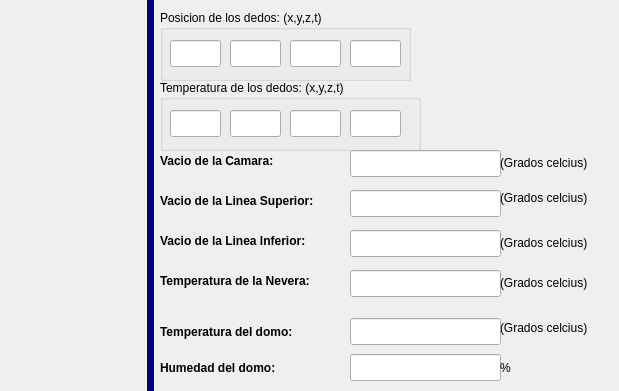
<?xml version="1.0" encoding="UTF-8"?>
<ui version="4.0">
 <class>Asistente</class>
 <widget class="QWidget" name="Asistente">
  <property name="geometry">
   <rect>
    <x>0</x>
    <y>0</y>
    <width>619</width>
    <height>391</height>
   </rect>
  </property>
  <property name="windowTitle">
   <string>Form</string>
  </property>
  <widget class="QLabel" name="label">
   <property name="geometry">
    <rect>
     <x>0</x>
     <y>60</y>
     <width>131</width>
     <height>261</height>
    </rect>
   </property>
   <property name="text">
    <string/>
   </property>
   <property name="pixmap">
    <pixmap resource="../resource.qrc">:/images/asistente.png</pixmap>
   </property>
  </widget>
  <widget class="Line" name="line">
   <property name="geometry">
    <rect>
     <x>140</x>
     <y>0</y>
     <width>20</width>
     <height>391</height>
    </rect>
   </property>
   <property name="styleSheet">
    <string notr="true">color: rgb(0, 0, 127);</string>
   </property>
   <property name="frameShadow">
    <enum>QFrame::Plain</enum>
   </property>
   <property name="lineWidth">
    <number>7</number>
   </property>
   <property name="orientation">
    <enum>Qt::Vertical</enum>
   </property>
  </widget>
  <widget class="QGroupBox" name="groupBox">
   <property name="geometry">
    <rect>
     <x>160</x>
     <y>10</y>
     <width>251</width>
     <height>71</height>
    </rect>
   </property>
   <property name="title">
    <string>Posicion de los dedos: (x,y,z,t)</string>
   </property>
   <widget class="QLineEdit" name="posicionDedosXLineEdit">
    <property name="geometry">
     <rect>
      <x>10</x>
      <y>30</y>
      <width>51</width>
      <height>27</height>
     </rect>
    </property>
   </widget>
   <widget class="QLineEdit" name="posicionDedosTLineEdit">
    <property name="geometry">
     <rect>
      <x>190</x>
      <y>30</y>
      <width>51</width>
      <height>27</height>
     </rect>
    </property>
   </widget>
   <widget class="QLineEdit" name="posicionDedosZLineEdit">
    <property name="geometry">
     <rect>
      <x>130</x>
      <y>30</y>
      <width>51</width>
      <height>27</height>
     </rect>
    </property>
   </widget>
   <widget class="QLineEdit" name="posicionDedosYLineEdit">
    <property name="geometry">
     <rect>
      <x>70</x>
      <y>30</y>
      <width>51</width>
      <height>27</height>
     </rect>
    </property>
   </widget>
  </widget>
  <widget class="QGroupBox" name="groupBox_2">
   <property name="geometry">
    <rect>
     <x>160</x>
     <y>80</y>
     <width>261</width>
     <height>71</height>
    </rect>
   </property>
   <property name="title">
    <string>Temperatura de los dedos: (x,y,z,t)</string>
   </property>
   <widget class="QLineEdit" name="temperaturaDedosXLineEdit">
    <property name="geometry">
     <rect>
      <x>10</x>
      <y>30</y>
      <width>51</width>
      <height>27</height>
     </rect>
    </property>
   </widget>
   <widget class="QLineEdit" name="temperaturaDedosTLineEdit">
    <property name="geometry">
     <rect>
      <x>190</x>
      <y>30</y>
      <width>51</width>
      <height>27</height>
     </rect>
    </property>
   </widget>
   <widget class="QLineEdit" name="temperaturaDedosYLineEdit">
    <property name="geometry">
     <rect>
      <x>70</x>
      <y>30</y>
      <width>51</width>
      <height>27</height>
     </rect>
    </property>
   </widget>
   <widget class="QLineEdit" name="temperaturaDedosZLineEdit">
    <property name="geometry">
     <rect>
      <x>130</x>
      <y>30</y>
      <width>51</width>
      <height>27</height>
     </rect>
    </property>
   </widget>
  </widget>
  <widget class="QLineEdit" name="vacioLineaSuperiorLineEdit">
   <property name="geometry">
    <rect>
     <x>350</x>
     <y>190</y>
     <width>151</width>
     <height>27</height>
    </rect>
   </property>
  </widget>
  <widget class="QLineEdit" name="vacioLineaInferiorLineEdit">
   <property name="geometry">
    <rect>
     <x>350</x>
     <y>230</y>
     <width>151</width>
     <height>27</height>
    </rect>
   </property>
  </widget>
  <widget class="QLabel" name="vacioCamaralabel">
   <property name="geometry">
    <rect>
     <x>160</x>
     <y>150</y>
     <width>151</width>
     <height>21</height>
    </rect>
   </property>
   <property name="font">
    <font>
     <weight>75</weight>
     <bold>true</bold>
    </font>
   </property>
   <property name="text">
    <string>Vacio de la Camara:</string>
   </property>
  </widget>
  <widget class="QLabel" name="vacioLineaInflabel">
   <property name="geometry">
    <rect>
     <x>160</x>
     <y>230</y>
     <width>181</width>
     <height>21</height>
    </rect>
   </property>
   <property name="font">
    <font>
     <weight>75</weight>
     <bold>true</bold>
    </font>
   </property>
   <property name="text">
    <string>Vacio de la Linea Inferior:</string>
   </property>
  </widget>
  <widget class="QLineEdit" name="vacioCamaralineEdit">
   <property name="geometry">
    <rect>
     <x>350</x>
     <y>150</y>
     <width>151</width>
     <height>27</height>
    </rect>
   </property>
  </widget>
  <widget class="QLabel" name="vacioLineaSuplabel">
   <property name="geometry">
    <rect>
     <x>160</x>
     <y>190</y>
     <width>201</width>
     <height>21</height>
    </rect>
   </property>
   <property name="font">
    <font>
     <weight>75</weight>
     <bold>true</bold>
    </font>
   </property>
   <property name="text">
    <string>Vacio de la Linea Superior:</string>
   </property>
  </widget>
  <widget class="QLineEdit" name="temperaturaNeveraLineEdit">
   <property name="geometry">
    <rect>
     <x>350</x>
     <y>270</y>
     <width>151</width>
     <height>27</height>
    </rect>
   </property>
   <property name="text">
    <string/>
   </property>
  </widget>
  <widget class="QLabel" name="tempNeveralabel">
   <property name="geometry">
    <rect>
     <x>160</x>
     <y>270</y>
     <width>201</width>
     <height>21</height>
    </rect>
   </property>
   <property name="font">
    <font>
     <weight>75</weight>
     <bold>true</bold>
    </font>
   </property>
   <property name="text">
    <string>Temperatura de la Nevera:</string>
   </property>
  </widget>
  <widget class="QLineEdit" name="humedadDomoLineEdit">
   <property name="geometry">
    <rect>
     <x>350</x>
     <y>354</y>
     <width>151</width>
     <height>27</height>
    </rect>
   </property>
  </widget>
  <widget class="QLabel" name="humedadDomoLabel_4">
   <property name="geometry">
    <rect>
     <x>160</x>
     <y>354</y>
     <width>171</width>
     <height>27</height>
    </rect>
   </property>
   <property name="font">
    <font>
     <weight>75</weight>
     <bold>true</bold>
    </font>
   </property>
   <property name="text">
    <string>Humedad del domo:</string>
   </property>
  </widget>
  <widget class="QLabel" name="gradoslabel_2">
   <property name="geometry">
    <rect>
     <x>500</x>
     <y>320</y>
     <width>111</width>
     <height>16</height>
    </rect>
   </property>
   <property name="text">
    <string>(Grados celcius)</string>
   </property>
  </widget>
  <widget class="QLineEdit" name="temperaturaDomoLineEdit">
   <property name="geometry">
    <rect>
     <x>350</x>
     <y>318</y>
     <width>151</width>
     <height>27</height>
    </rect>
   </property>
  </widget>
  <widget class="QLabel" name="temperaturaDomoLabel">
   <property name="geometry">
    <rect>
     <x>160</x>
     <y>318</y>
     <width>171</width>
     <height>27</height>
    </rect>
   </property>
   <property name="font">
    <font>
     <weight>75</weight>
     <bold>true</bold>
    </font>
   </property>
   <property name="text">
    <string>Temperatura del domo:</string>
   </property>
  </widget>
  <widget class="QLabel" name="porclabel">
   <property name="geometry">
    <rect>
     <x>500</x>
     <y>360</y>
     <width>21</width>
     <height>16</height>
    </rect>
   </property>
   <property name="text">
    <string>%</string>
   </property>
  </widget>
  <widget class="QLabel" name="gradoslabel_3">
   <property name="geometry">
    <rect>
     <x>500</x>
     <y>275</y>
     <width>111</width>
     <height>16</height>
    </rect>
   </property>
   <property name="text">
    <string>(Grados celcius)</string>
   </property>
  </widget>
  <widget class="QLabel" name="gradoslabel_4">
   <property name="geometry">
    <rect>
     <x>500</x>
     <y>235</y>
     <width>111</width>
     <height>16</height>
    </rect>
   </property>
   <property name="text">
    <string>(Grados celcius)</string>
   </property>
  </widget>
  <widget class="QLabel" name="gradoslabel_5">
   <property name="geometry">
    <rect>
     <x>500</x>
     <y>190</y>
     <width>111</width>
     <height>16</height>
    </rect>
   </property>
   <property name="text">
    <string>(Grados celcius)</string>
   </property>
  </widget>
  <widget class="QLabel" name="gradoslabel_6">
   <property name="geometry">
    <rect>
     <x>500</x>
     <y>155</y>
     <width>111</width>
     <height>16</height>
    </rect>
   </property>
   <property name="text">
    <string>(Grados celcius)</string>
   </property>
  </widget>
 </widget>
 <resources>
  <include location="../resource.qrc"/>
 </resources>
 <connections/>
</ui>
